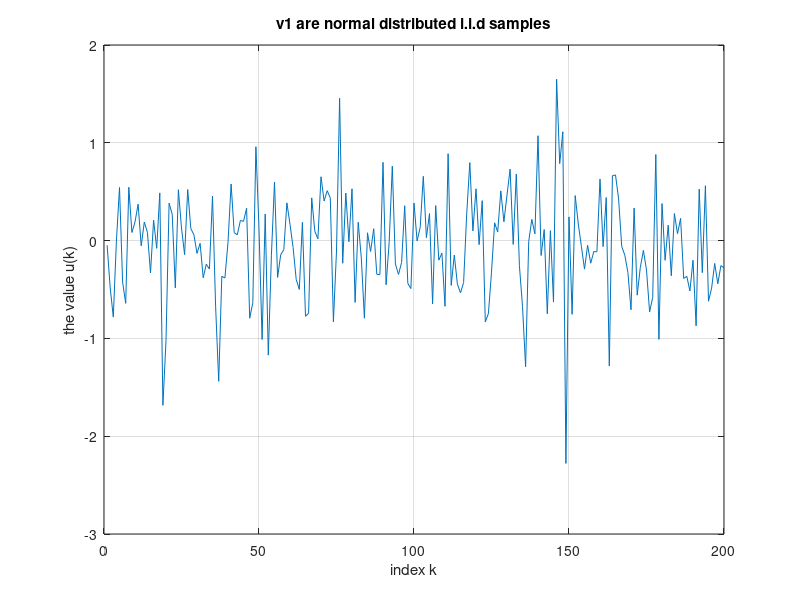
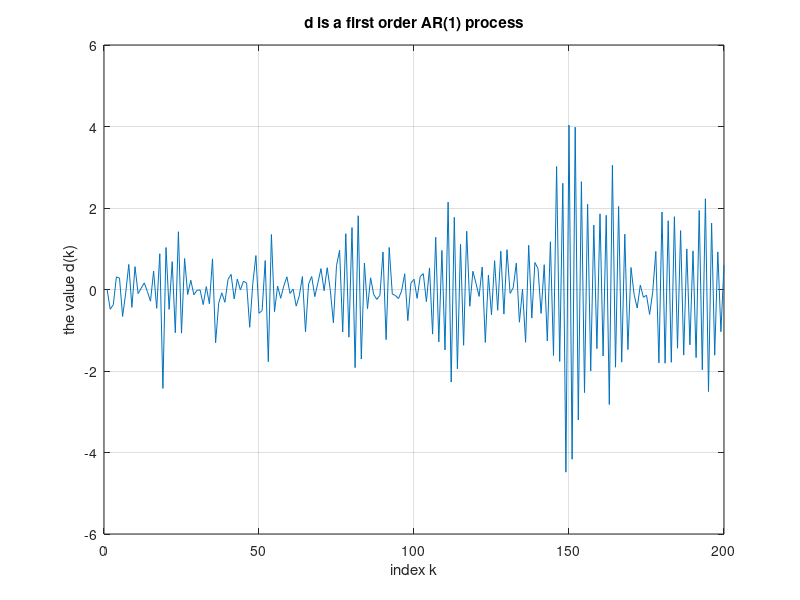
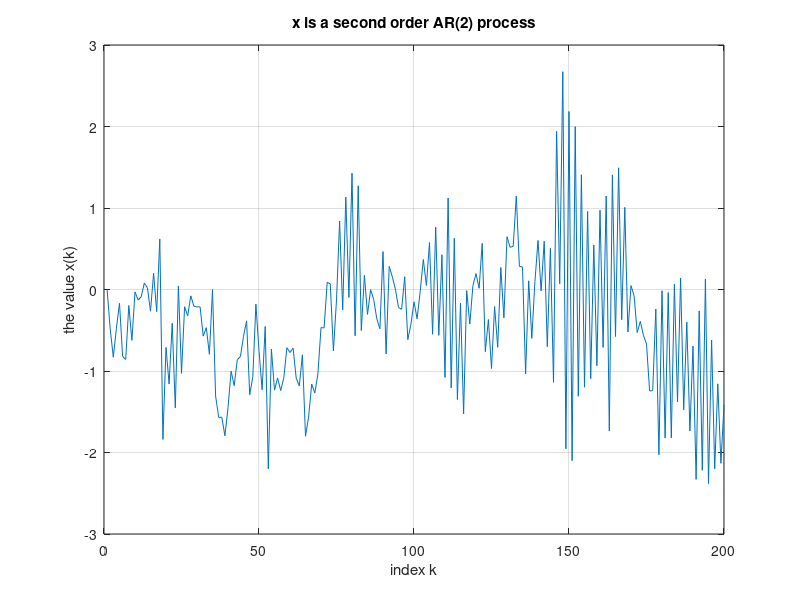
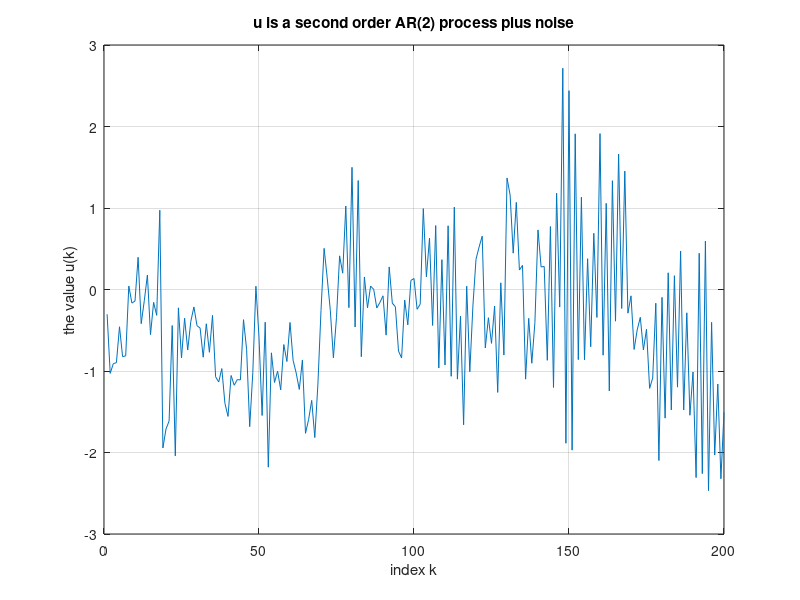

The MATLAB source for these figures, in order: (Note: this script raises an error after producing the figures.)
%% Part 1. Experiment setup for Wiener filter example

% Generate all signals involved, estimate the autocorrelation values and
% cross-correlation values involved in the expression of the Wiener filter
% and then compute the filter parameters (pure simulation approach)
clear all;
close all;

N = 100000;
d = zeros(N,1);
x = zeros(N,1);

%% Generate independent random variable v_1

% Generate N i.i.d (independent and identically distributed) random variables with distribution N(0,0.27)

v1= sqrt(0.27)*randn(N,1);

%% Generate the variable d

a =  0.8458;
d(1) = 0;
for n= 2:N
    d(n) = -a*d(n-1) +v1(n);
end

%% Generate the variable x

b = -0.9458;
x(1) = 0;
for n= 2:N
    x(n) = -b*x(n-1) +d(n);
end

%% Generate the variable u

v2 = sqrt(0.1)*randn(N,1);
u = x(:) + v2(:);

%% Compute correlations
% autocorrelation values
k = (N/4):N;  % interval over which to compute the correlations (we leave out 
% the initial quarter values obtained by simulation, to avoid the transitory 
% regim induced by the particular initial values selected in the simulation)

for tau = 0:20
    r_u1(tau+1) = sum(u(k).*u(k-tau))/length(k);
end
r_u1
% cross-correlation values
for tau = 0:20
    r_ud1(tau+1) = sum(d(k).*u(k-tau))/length(k);
end
r_ud1

%% Wiener_Hopf design for a filter of order 2
% estimated autocovariance matrix
hatR = [r_u1(1) r_u1(2);
    r_u1(2) r_u1(1)]
w2 = hatR\[r_ud1(1); r_ud1(2)]

%% Wiener_Hopf design for a filter of order 3

R = [r_u1(1) r_u1(2) r_u1(3);
    r_u1(2) r_u1(1) r_u1(2);
    r_u1(3) r_u1(2) r_u1(1)]
w3 = R \[r_ud1(1); r_ud1(2); r_ud1(3)]

%% Wiener_Hopf design for a filter of order 4
R = [r_u1(1) r_u1(2) r_u1(3) r_u1(4);
    r_u1(2) r_u1(1) r_u1(2) r_u1(3) ;
    r_u1(3) r_u1(2) r_u1(1) r_u1(2) ;
    r_u1(4) r_u1(3) r_u1(2) r_u1(1)];
w4 = R \[r_ud1(1); r_ud1(2); r_ud1(3); r_ud1(4)]

%% Wiener_Hopf design for a filter of order 5
R = [r_u1(1) r_u1(2) r_u1(3) r_u1(4) r_u1(5);
    r_u1(2) r_u1(1) r_u1(2) r_u1(3) r_u1(4);
    r_u1(3) r_u1(2) r_u1(1) r_u1(2) r_u1(3) ;
    r_u1(4) r_u1(3) r_u1(2) r_u1(1) r_u1(2);
    r_u1(5) r_u1(4) r_u1(3) r_u1(2) r_u1(1)];
w5 = R \[r_ud1(1); r_ud1(2); r_ud1(3); r_ud1(4); r_ud1(5)]

%% Plot the waveforms

figure(1),plot(v1(1:200))
title('v1 are normal distributed i.i.d samples')
xlabel('index k')
ylabel('the value u(k)')
grid
figure(2),plot(d(1:200))
title('d is a first order AR(1) process')
xlabel('index k')
ylabel('the value d(k)')
grid
figure(3),plot(x(1:200))
title('x is a second order AR(2) process')
xlabel('index k')
ylabel('the value x(k)')
grid
figure(4),plot(u(1:200))
title('u is a second order AR(2) process plus noise')
xlabel('index k')
ylabel('the value u(k)')
grid
figure(5),plot(0:20, r_u1,'or-',0:19, r_u1,'ob-')
title('r_u is the correlation of a second order AR(2) process plus noise')
xlabel('index \tau')
ylabel('the value r_u(\tau)')
legend('r_u(\tau)','r_x(\tau)')
grid

%% Questions (1 point)
% Q1: The dependency of d(n) on v1(n) is through a 
% a) first order difference equation
% b) second order difference equation
% c) third order difference equation
% Q2: The dependency of x(n) on v1(n) is through a 
% a) first order difference equation
% b) second order difference equation
% c) third order difference equation
% Q3: The output chanel u(n) is
% a) only a linearly distorted version of d(n)
% b) a linearly distorted version of d(n) corrupted by the noise v1(n)
% c) a linearly distorted version of d(n) corrupted by the noise v2(n)


%% Part 2: Simulation of the filtering by Wiener-Hopf filter

%% Generate the output of  the filter y for parameters w2
y2 = zeros(N,1);
for n= 2:N
    y2(n) = w2(1)*u(n) + w2(2)*u(n-1);
end

% Compute the criterion obtained by Wiener-Hopf filter w2

k = (N/4):N;  % interval over which to compute the correlations
Jcrit(2) = sum((d(k)-y2(k)).^2 )/length(k)

%% Generate the output of  the filter y for parameters w5
y5 = zeros(N,1);
for n= 5:N
    y5(n) = w5(1)*u(n) + w5(2)*u(n-1)+ w5(3)*u(n-2)+ w5(4)*u(n-3)+ w5(5)*u(n-4);
end

% Compute the criterion obtained by Wiener-Hopf filter w2

k = (N/4):N;  % interval over which to compute the correlations
Jcrit(5) = sum((d(k)-y5(k)).^2 )/length(k)

%% Compare the output of the filter w2 and of the filter w5, both against d

k1 = (N-100):N;
figure(6), plot(k1,y2(k1),'or-',k1,d(k1),'db-'),xlabel('sample i'),ylabel('y_2(i),d(i)')
legend('y_2(i)','d(i)') 


figure(7), plot(k1,y2(k1),'or-',k1,y5(k1),'db-', k1,d(k1),'dg'),xlabel('sample i'),ylabel('y_2(i),y_5(i),d(i)')
legend('y_2(i)','y_5(i)','d(i)') 

%% Questions (1 point)
% Q4: Compare the values w2, w3,w4,w5 of the optimal Wiener-Hopf filters
% obtained for various filter orders filters  (M= 2,3,4,5). The longest (at
% M=5) is y5(n) = w5(1)*u(n) + w5(2)*u(n-1)+ w5(3)*u(n-2)+ w5(4)*u(n-3)+ w5(5)*u(n-4)
% and the shortest (at M=2) is y2(n) = w2(1)*u(n) + w2(2)*u(n-1);
% Which filter has a smaller criterion sum( (d(n)-y(n))^2) over the simulated data: 
% a) The filter of order 5, because it can be tuned better to the data. It has more degrees of freedom than the filter of order2, since the optimal filter of order 2 can be written as a particular 5th order filter
%  w = [w2(1);w2(2);0;0;0]
% b) The filter of order 5, because it combines linealrly more samples from the past
% u(n),u(n-1), ..u(n-4) as compared to the filter w2, and hence its output can become
% closer to d(n) 
% c) The filter of order 2, because has less parameters that need to be
% learned from the data, so they are more precise and give better
% performance sum( (d(n)-y(n))^2)

% Q5: Comparing w2 to w3, we see that the extra-parameter in w3, w3(3) is rather small. 
% Also, comparing w3 to w4, we see that the extra-parameter in w4, w4(4) is rather small. 
% This is true also between w4 and w5. That can be explained by the
% following arguments? (choose one or more true answers)
% a) The values of the input u(n),u(n-1), u(n-2) are strongly correlated
% (as proven by the autocorrelation coefficients of r_u1 = [1.1131
% 0.50542       0.8642      0.49141      0.74289 ...]). It means that using
% only  u(n),u(n-1) in the filter one obtains very significant filter
% coefficients w2(1), w2(2), but including additionally u(3) one cannot get a
% much different filter, so the term w2(3)*u(3) shouldn't be too large,
% which makes w2(3) small. However, it includes useful information, making
% the criterion smaller.
% b) The channel output u(n) is obtained in the simulations as  u(n) = x(n) +
% v2(n); x(n) = -b*x(n-1) +d(n); hence u(n) depends directly on d(n). 
% Any filter that computes y(n) = w(1)u(n) will be a function of u(n), 
% and thus of d(n) as well. So we can tune the parameter w(1) so that y(n) 
% is close to d(n), and we don't need any other parameeters w(2),w(3),w(4),etc. 
% All these parameters are just un-important random numbers depending on the noise realization used in simulation.
% c) The estimated correlations r_u1 = [1.1131; 0.50542; 0.8642; 0.49141; 0.74289 ...])
% are close to the theoretical ones found in the lecture ru = [ 1.1; 0.5;
% 0.85; 0.485; 0.7285], and hence they are not merely some random effect
% dependent on the current data. Also, one can show the same for the
% cros-correlations Eu(n-i)d(i). Hence all the coefficients in the Wiener
% filter are significant and don't depend on the simulated data too much. 

%% Questions (1 point)

% Q6: In Figure 6 the output y(n) of the filter w2 compares to the desired
% value d(n) in the following way:
% a) It cannot follow d(n) too closely. We have to run the algorithm for
% longer sequence of data to get a really significantly better  behavior
% b) It follows closely the values of d(n) when d(n) changes its sign , but
% it overshoots   when d(n) varies more smoothly 
% c) The errors between d(n) and y(n) are very large with respect to the
% true values of d(n)

% Q7: In Figure 7 we have the outputs of the filters w2 and w5, also the
% value of d(n). One can interpret the curves as:
% a) the outputs y_2(i) and y_5(i) are close one to another and they are alternating in winning the closest position to d(i)
% b) not all the time |y_5(i)-d(i)| is smaller than  |y_2(i)-d(i)|, although Jcrit(5) is smaller than Jcrit(2)
% c) Combining the filters y_2 and y_5 in a linear way as a*y_2+b*y_5 might improve the performance, picking all the time among y_2(n) or y_5(n) the one closer to d(n)

%% Part 3 Analytical Wiener_Hopf design for a filter of order 2 
% Correlations computed using Yule Walker (NOT based on simulated data)

%% Compute the correlation values from the Yule-Walker equation
% (See the matrix form at the bottom of page 19)

a1 = -0.1;
a2 = -0.8;
sigma2_v = 0.27;
sigma2_v2 = 0.1;
B=  [1 a1 a2
     a1 1+a2 0
     a2 a1 1];
C = [sigma2_v; 0; 0];
r_x = B\C

r_u(1:2,1) = r_x(1:2,1) + [sigma2_v2; 0];

p(1,1) = r_x(1) + b*r_x(2);
p(2,1) = r_x(2) + b*r_x(1)

%% Wiener_Hopf design for a filter of order 2

w = [r_u(1) r_u(2); r_u(2) r_u(1)]\[p(1); p(2)]

%% Question (2 points)
% Q8: Perform similarly to the above Part 3 all evaluations needed for the analytical
% Wiener_Hopf design  for a filter of order 5
% Hint: start again from the Yule Walker equations, but written for a 5x5
% matrix
% For checking the validity, compare your analytical auto- and cross-correlation results to the autocorrelation values and
% the crosscorrelation values obtained by simulation r_u1 and r_ud1 in Part 1
% Also check against w4 obtained in Part 1.
p5 =xcorr(d,u,4,'unbiased');
p5 = p5(5:end);
r5 = xcorr(u,u',4,'unbiased');
r5 =r5(5:end);
R5 = toeplitz(r5);
w55= R5\p5
w5

 